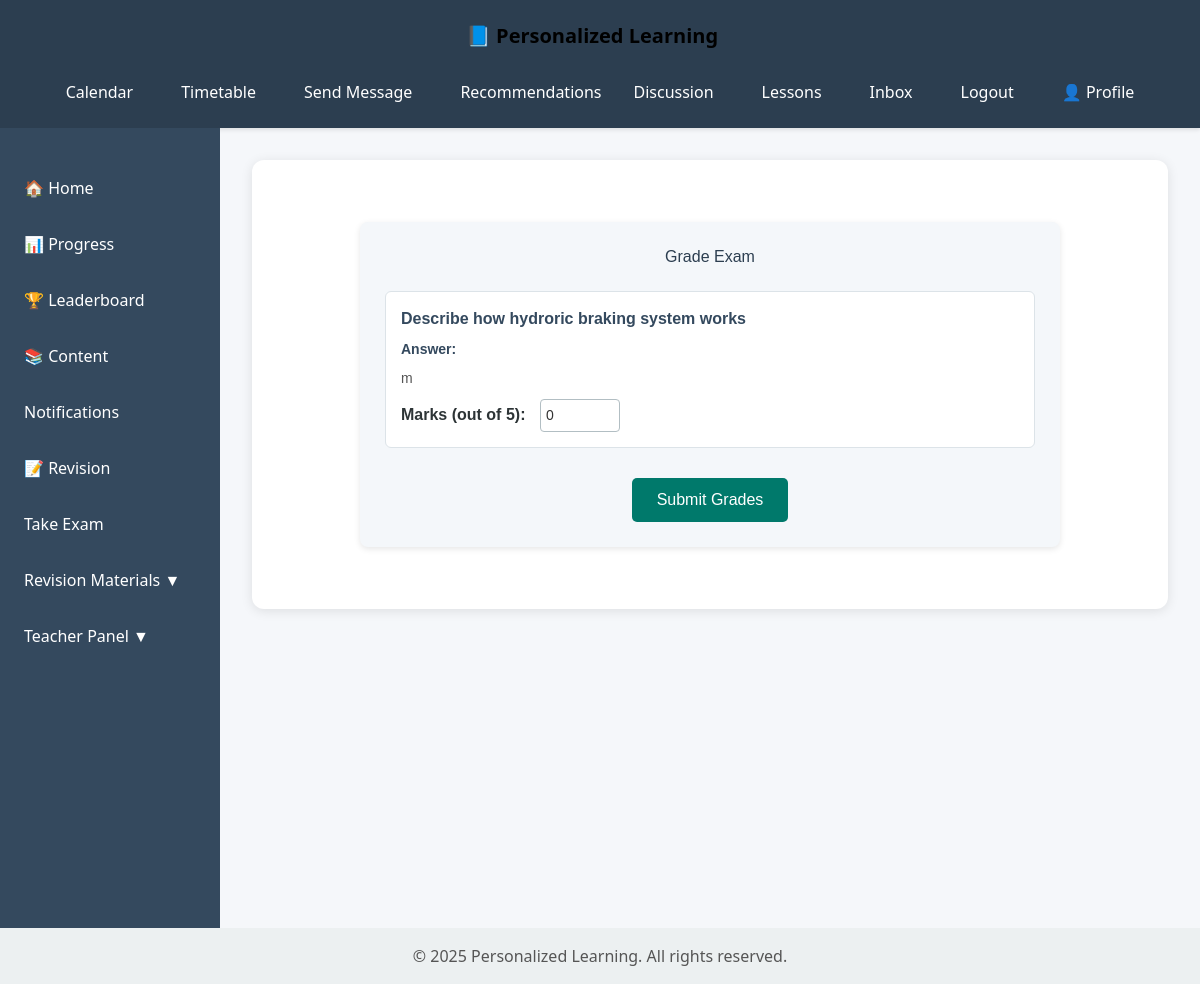
The app's page /examination/exams/30/grade/ (signed in) with its own data.
### Examination/models.py (models this page shows, shortened)
class StudentAnswer(models.Model):
    student_exam = models.ForeignKey(StudentExam, on_delete=models.CASCADE, related_name='answers')
    question = models.ForeignKey(Question, on_delete=models.CASCADE)
    answer_text = models.TextField()
    marks_awarded = models.PositiveIntegerField(null=True, blank=True)
    checked_by = models.ForeignKey(Profile, on_delete=models.SET_NULL, null=True, blank=True)
    checked_at = models.DateTimeField(null=True, blank=True)

class Question(models.Model):
    exam = models.ForeignKey(Exam, on_delete=models.CASCADE, related_name='questions')
    text = models.TextField()
    max_marks = models.PositiveIntegerField(default=1)

### Examination/views.py (the view, shortened to what this page needs)
# urls.py: path('exams/<int:student_exam_id>/grade/', views.grade_exam, name='grade_exam'),
@login_required
def grade_exam(request, student_exam_id):
    student_exam = get_object_or_404(StudentExam, id=student_exam_id)
    profile = request.user.users_profile  # or request.user.profile depending on your related_name
    if profile.role != 'teacher':
        return HttpResponse("You are not authorized to grade exams.", status=403)
    return render(request, 'Examination/grade_exam.html', {
        'student_exam': student_exam,
    })

### Examination/templates/Examination/grade_exam.html (shortened to what this page needs)
{% extends "content/base.html" %}
{% block content %}
<div class="grade-exam-container">
  <h2>Grade Exam</h2>
  <form method="post">
    {% for answer in student_exam.answers.all %}
      <div class="question-block">
        <strong>{{ answer.question.text }}</strong>
        <p><strong>Answer:</strong> {{ answer.answer_text }}</p>
        <label>Marks (out of {{ answer.question.max_marks }}):</label>
        <input type="number" name="marks_{{ answer.id }}" min="0" max="{{ answer.question.max_marks }}" value="{{ answer.marks_awarded|default_if_none:0 }}">
      </div>
    {% endfor %}
    <button type="submit" class="submit-btn">Submit Grades</button>
  </form>
</div>
{% endblock %}

### content/templates/content/base.html (style rules this page uses)
body { margin: 0; font-family: 'Segoe UI', Tahoma, Geneva, Verdana, sans-serif; background-color: #f5f7fa; color: #333; display: flex; flex-direction: column; min-height: 100vh; }

### Examination/templates/Examination/grade_exam.html (style rules this page uses)
.grade-exam-container { max-width: 700px; margin: 30px auto; padding: 25px; background-color: #f4f7fa; border-radius: 8px; box-shadow: 0 2px 6px rgba(0, 0, 0, 0.1); font-family: Arial, sans-serif; }
.grade-exam-container h2 { text-align: center; margin-bottom: 25px; color: #2c3e50; }
.question-block { margin-bottom: 20px; padding: 15px; background: #ffffff; border: 1px solid #dce3e8; border-radius: 6px; }
.question-block strong { display: block; margin-bottom: 8px; color: #34495e; }
.question-block p { margin: 0 0 10px 0; font-size: 14px; color: #555; }
.question-block label { font-weight: bold; margin-right: 10px; color: #2d3436; }
.question-block input[type="number"] { width: 80px; padding: 5px; font-size: 14px; border: 1px solid #b2bec3; border-radius: 4px; }
.submit-btn { display: block; margin: 30px auto 0; padding: 10px 25px; background-color: #00796b; color: #fff; border: none; border-radius: 5px; font-size: 16px; cursor: pointer; }

### records on screen
StudentAnswer: question.text "Describe how hydroric braking system works", answer_text "m", question.max_marks "5", marks_awarded "0"
